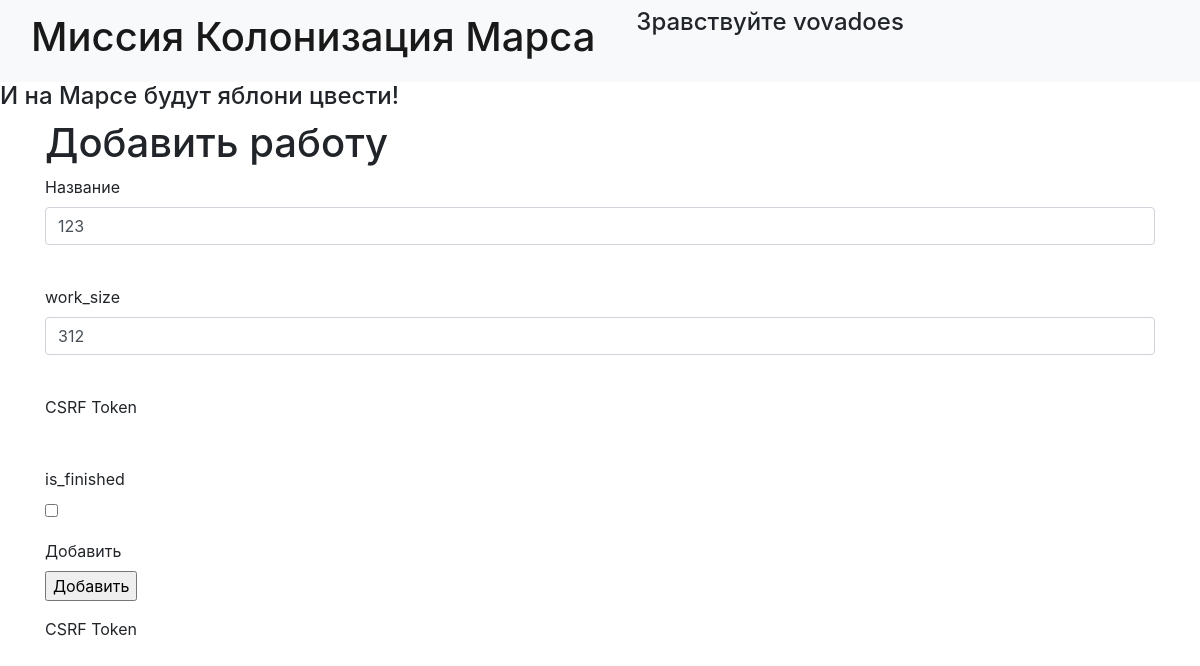
Page /change_job/1 (signed in) on the committed database.
### data/users.py (models this page shows, shortened)
class User(SqlAlchemyBase, UserMixin):
    __tablename__ = 'users'
    id = sqlalchemy.Column(sqlalchemy.Integer,
                           primary_key=True, autoincrement=True)
    surname = sqlalchemy.Column(sqlalchemy.String, nullable=True)
    name = sqlalchemy.Column(sqlalchemy.String, nullable=True)
    age = sqlalchemy.Column(sqlalchemy.Integer, nullable=True)
    position = sqlalchemy.Column(sqlalchemy.String, nullable=True)
    speciality = sqlalchemy.Column(sqlalchemy.String, nullable=True)
    address = sqlalchemy.Column(sqlalchemy.String, nullable=True)
    email = sqlalchemy.Column(sqlalchemy.String,
                              index=True, unique=True, nullable=True)
    hashed_password = sqlalchemy.Column(sqlalchemy.String, nullable=True)
    modified_date = sqlalchemy.Column(sqlalchemy.DateTime,
                                      default=datetime.datetime.now)
    jobs = orm.relationship("Job", secondary=association_table, back_populates='collaborators')
    news = orm.relation("News", back_populates='user')

### data/Job.py (models this page shows, shortened)
class Job(SqlAlchemyBase, UserMixin, SerializerMixin):
    __tablename__ = 'jobs'
    id = sqlalchemy.Column(sqlalchemy.Integer,
                           primary_key=True, autoincrement=True)
    team_leader = sqlalchemy.Column(sqlalchemy.Integer, sqlalchemy.ForeignKey("users.id"),
                                    nullable=True)
    job = sqlalchemy.Column(sqlalchemy.String, nullable=True)
    work_size = sqlalchemy.Column(sqlalchemy.Integer, nullable=True)
    start_date = sqlalchemy.Column(sqlalchemy.DateTime, nullable=True, default=datetime.datetime.now)
    collaborators = orm.relationship('User', secondary=association_table, back_populates='jobs')
    is_finished = sqlalchemy.Column(sqlalchemy.Boolean, nullable=True)

### main.py (the view)
@app.route('/change_job/<int:job_id>', methods=['GET', 'POST'])
@login_required
def change_job(job_id: int):
    db_sess = db_session.create_session()
    forms_no_validate = JobFormNoValidate()
    forms_validate = JobFormValidate()
    job = db_sess.query(Job).filter(Job.id == job_id).first()
    if job.team_leader is None or current_user.get_id() != str(job.team_leader):
        print("job user error")
        print(f"{job.team_leader=} {current_user.get_id()=}")
    if forms_no_validate.validate_on_submit():
        if not current_user.is_authenticated:
            return redirect('/')
        job.job = forms_validate.job.data
        job.work_size = forms_validate.work_size.data
        job.is_finished = forms_no_validate.is_finished.data
        db_sess.commit()
        print(f'Job with id {job.id} has been successfully changed.')
        return redirect('/')
    else:
        forms_validate.job.data = job.job
        forms_validate.work_size.data = job.work_size
        forms_no_validate.is_finished.data = job.is_finished
        return render_template('JobForm.html', title='Регистрация',
                               forms_no_validate=forms_no_validate, forms_validate=forms_validate)

### forms/JobForm.py
class JobFormNoValidate(FlaskForm):
    is_finished = wtforms.BooleanField('is_finished')
    submit = wtforms.SubmitField('Добавить')

class JobFormValidate(FlaskForm):
    job = wtforms.StringField('Название', validators=[DataRequired()])
    work_size = wtforms.IntegerField('work_size', validators=[DataRequired()])

### data/db_session.py (called while the page is built)
def create_session() -> Session:
    global __factory
    return __factory()

### main.py (called while the page is built)
@login_manager.user_loader
def load_user(user_id):
    db_sess = db_session.create_session()
    return db_sess.query(User).get(user_id)

### templates/JobForm.html (shortened to what this page needs)
{% extends "base.html" %}
{% block content %}
    <h1>Добавить работу</h1>
    <form action="" method="post">
        {% for form in forms_validate %}
            <p>
                {{ form.label }}
                <br>
                {{ form(class="form-control") }}
                <br>
            </p>
        {% endfor %}
        {% for form in forms_no_validate %}
            <p>
                {{ form.label }}
                <br>
                {{ form }}
                <br>
            </p>
        {% endfor %}
    </form>
{% endblock %}

### templates/base.html (shortened to what this page needs)
<!doctype html>
<html lang="en">
    <head>
        <link rel="stylesheet"
              href="https://stackpath.bootstrapcdn.com/bootstrap/4.4.1/css/bootstrap.min.css"
>
    </head>
    <body>
        <header>
            <nav class="navbar navbar-light bg-light">
                <div class="container-fluid">
                    <div class="row">
                        <div class="col-sm-8">
                            <a class="navbar-brand">
                                <h1>Миссия Колонизация Марса</h1>
                            </a>
                        </div>
                        <div class="col-sm-4">
                            {% if current_user.is_authenticated %}
                                <h4>Зравствуйте {{ current_user.name }}</h4>
                            {% else %}
                                <div class="btn-group">
                                    <a class="btn btn-primary " href="/register">Зарегистрироваться</a>
                                    <a class="btn btn-success" href="/login">Войти</a>
                                </div>
                            {% endif %}
                        </div>
                    </div>
                </div>
            </nav>
        </header>
        <h4>И на Марсе будут яблони цвести!</h4>
        <main role="main" class="container">
            {% block content %}{% endblock %}
        </main>
    </body>
</html>

### rows in the picture
User: name "vovadoes"
Job: job "123" "312"
